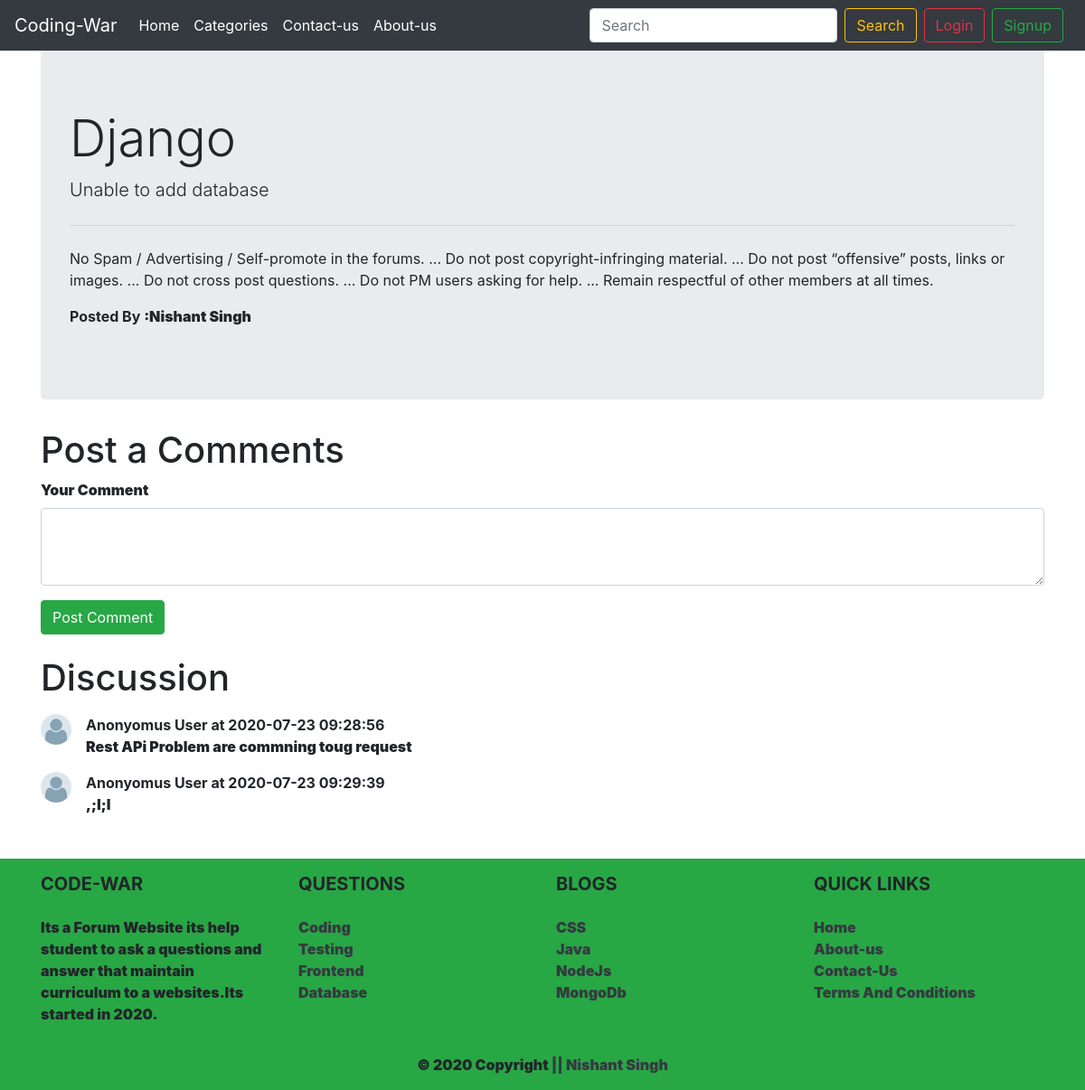
Screenshot of /treads.php?treadid=1 with the database file from the repository.
### tables this page shows
CREATE TABLE `treads` (
  `t_id` int(7) NOT NULL,
  `t_title` varchar(25) NOT NULL,
  `t_desc` varchar(256) NOT NULL,
  `t_c_id` int(7) NOT NULL,
  `t_user_id` int(7) NOT NULL,
  `timestamp` datetime NOT NULL DEFAULT current_timestamp()
);

CREATE TABLE `comment` (
  `cooment_id` int(11) NOT NULL,
  `comment_content` varchar(456) NOT NULL,
  `t_id` int(11) NOT NULL,
  `comment_by` int(11) NOT NULL,
  `comment_time` datetime NOT NULL DEFAULT current_timestamp()
);

### treads.php (the view, shortened to what this page needs)
<!doctype html>
<html lang="en">
  <head>
    <link rel="stylesheet" href="https://stackpath.bootstrapcdn.com/bootstrap/4.5.0/css/bootstrap.min.css">
  </head>
  <body>
    <?php  include 'partials/header.php' ?>
    <?php  include 'partials/dbconnect.php' ?>
    <?php
    $id=$_GET['treadid'];
  $sql="SELECT * FROM `treads` WHERE t_id = $id";
    $result =mysqli_query($conn,$sql);
    while ($row=mysqli_fetch_assoc($result)) {
      $title=$row['t_title'];
      $desc=$row['t_desc'];
    }
    ?>
<div class="container">
<div class="jumbotron">
  <h1 class="display-4"><?php echo $title; ?></h1>
  <p class="lead"><?php echo $desc; ?></p>
  <hr class="my-4">
  <p>No Spam / Advertising / Self-promote in the forums. ...
Do not post copyright-infringing material. ...
Do not post “offensive” posts, links or images. ...
Do not cross post questions. ...
Do not PM users asking for help. ...
Remain respectful of other members at all times.</p>
<p><b>Posted By <b>:Nishant Singh</p>
</div>
<h1 py-2>Post a Comments</h1>
      <form action="<?php echo $_SERVER['REQUEST_URI'] ?>" method="post">
<div class="form-group">
    <label for="exampleFormControlTextarea1">Your Comment</label>
    <textarea class="form-control" name="comments" id="comments" rows="3"></textarea>
  </div>
  <button type="submit" class="btn btn-success">Post Comment</button>
      </form>
<h1 class="mt-4">Discussion</h1>
       <?php
       $id=$_GET['treadid'];
      $sql="SELECT * FROM `comment` WHERE t_id = $id";
      $result =mysqli_query($conn,$sql);
      while ($row=mysqli_fetch_assoc($result)) {
        $content=$row['comment_content'];
        $comment=$row['comment_time'];
  echo '
  <div class="media my-3">
    <img src="images/download.jpg" width="34px" class="mr-3" alt="...">
    <div class="media-body">
    <p class="font-weight-bold my-0">Anonyomus User at '. $comment.'</p>
  '.$content.'
    </div>
  </div>';}
      ?>
</div>
<?php  include 'partials/footer.php'  ?>
  </body>
</html>

### rows the page displays
treads: t_title "Django", t_desc "Unable to add database"
comment: comment_time "2020-07-23 09:28:56", comment_content "Rest APi Problem are commning toug request"
comment: comment_time "2020-07-23 09:29:39", comment_content ",;l;l"
